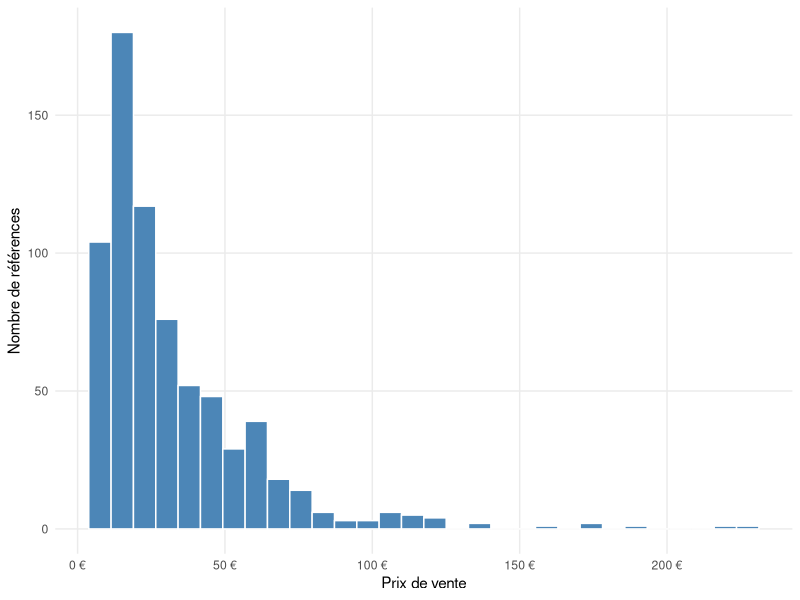
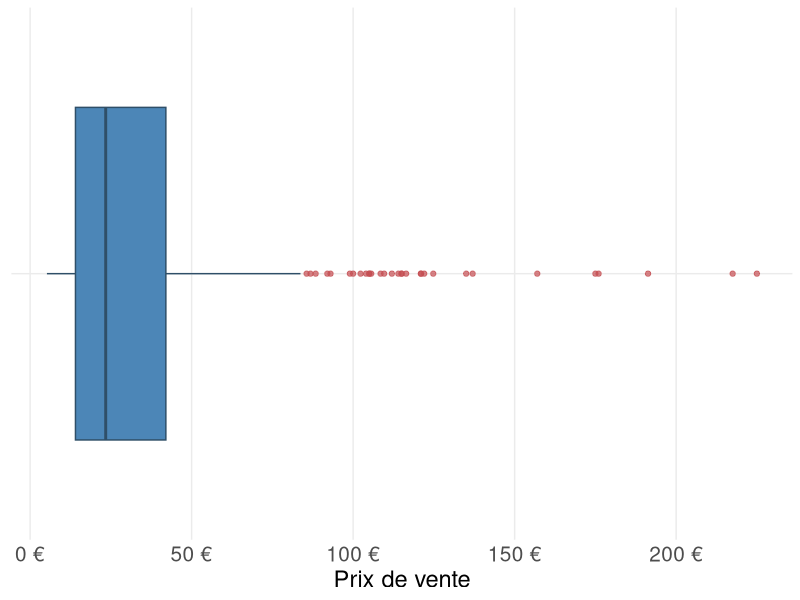
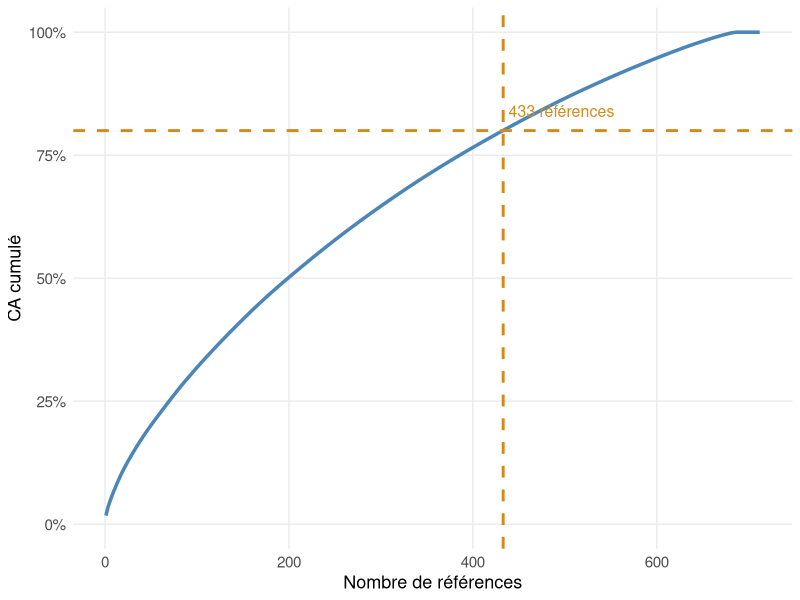
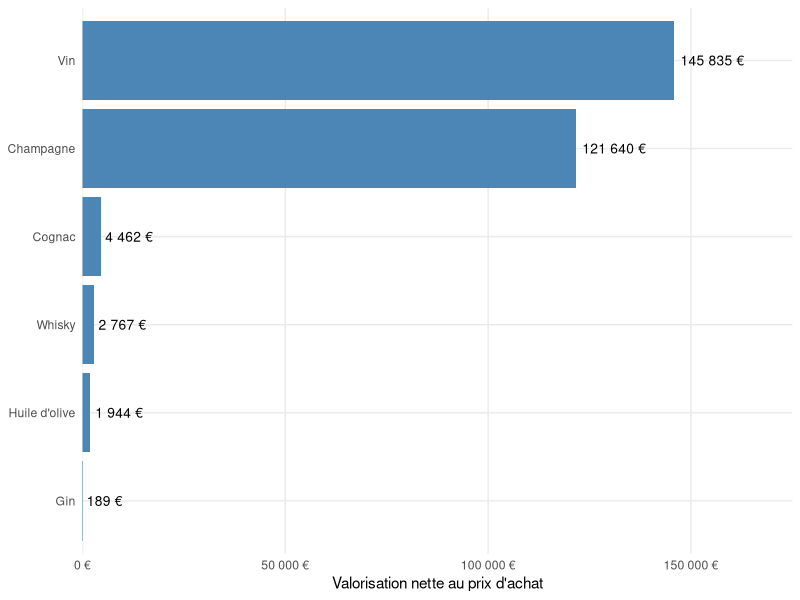
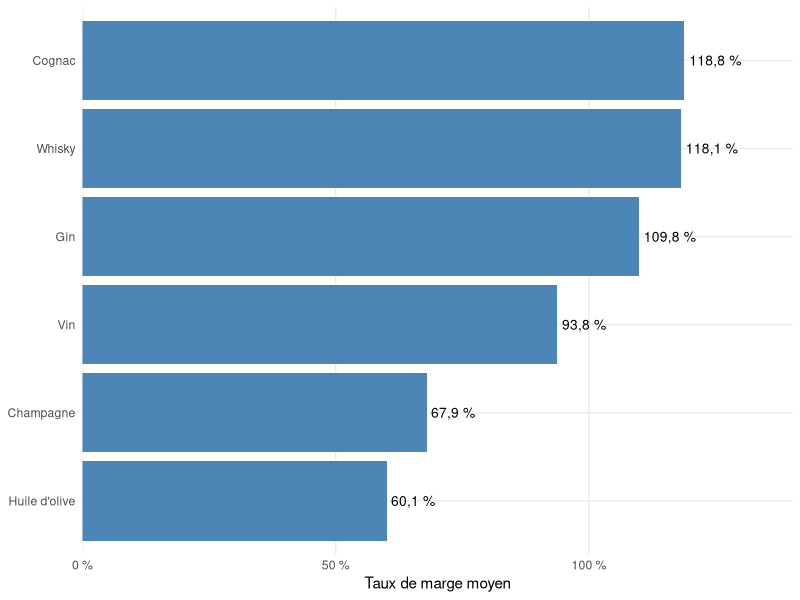
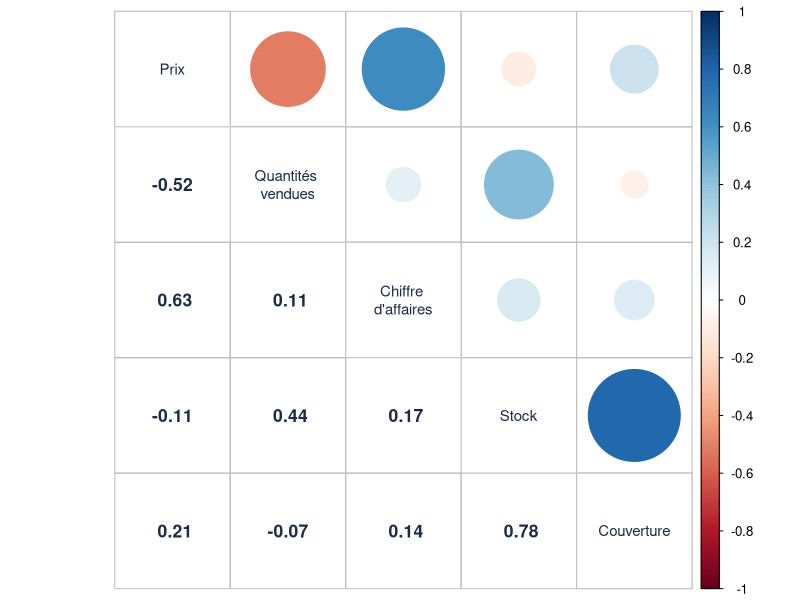

Write the R code that produced these figures, in order.
## ---- chunk 1
#| label: preparation_presentation
#| include: false
#| message: false
#| warning: false

library(readxl)
library(dplyr)
library(ggplot2)
library(tidyr)
library(corrplot)

# Importer la vue préparée correspondant au périmètre ERP–Web joint.
# Cette table sert aux analyses, aux graphiques et aux indicateurs de la présentation.
df_presentation <- read_excel(
  "doc/df_analyse_bottleneck.xlsx"
)

# Importer les sources brutes uniquement pour les contrôles présentés
# sur les diapositives consacrées à la qualité des données.
web_raw <- read_excel(
  "data_raw/web.xlsx"
)

erp_raw <- read_excel(
  "data_raw/erp.xlsx"
)

# Calculer les colonnes de marge nécessaires à la présentation.
df_presentation <- df_presentation |>
  mutate(
    marge_unitaire_ht = prix_vente_corrige_ht - prix_achat_ht,
    marge_totale_ht = marge_unitaire_ht * quantite_vendue_octobre
  )

# Vérifier la présence des colonnes nécessaires.
colonnes_requises <- c(
  "nom_produit",
  "type_produit",
  "prix_vente_corrige_ht",
  "chiffre_affaires_ht",
  "quantite_vendue_octobre",
  "quantite_en_stock",
  "valeur_stock_prix_achat_ht",
  "marge_unitaire_ht",
  "marge_totale_ht"
)

colonnes_manquantes <- setdiff(
  colonnes_requises,
  names(df_presentation)
)

if (length(colonnes_manquantes) > 0) {
  stop(
    paste(
      "Colonnes manquantes dans df_presentation :",
      paste(colonnes_manquantes, collapse = ", ")
    )
  )
}

# Slide 5 -------------------------------------------------------------

# Identifier les types de contenu présents dans l'export WordPress.
distribution_post_type <- web_raw |>
  count(post_type, sort = TRUE)

# Conserver uniquement les fiches produit.
web_produits_brut <- web_raw |>
  filter(post_type == "product")

# Isoler les fiches produit sans SKU.
sku_manquants_produits <- web_produits_brut |>
  filter(is.na(sku))

# Synthétiser l'impact commercial des produits sans SKU.
profil_sku_manquants <- sku_manquants_produits |>
  summarise(
    produits_sans_sku = n(),
    produits_ventes_positives = sum(total_sales > 0, na.rm = TRUE),
    quantite_vendue_positive = sum(
      if_else(total_sales > 0, total_sales, 0),
      na.rm = TRUE
    ),
    produits_ventes_negatives = sum(total_sales < 0, na.rm = TRUE),
    quantite_vendue_negative = sum(
      if_else(total_sales < 0, total_sales, 0),
      na.rm = TRUE
    )
  )

# Slide 6 -------------------------------------------------------------

# Contrôler les prix dans la source ERP brute,
# avant correction et avant les jointures.
controle_prix_vente_presentation <- erp_raw |>
  summarise(
    prix_vente_manquants = sum(is.na(price)),
    prix_vente_nuls = sum(price == 0, na.rm = TRUE),
    prix_vente_negatifs = sum(price < 0, na.rm = TRUE),
    prix_vente_min = min(price, na.rm = TRUE),
    prix_vente_max = max(price, na.rm = TRUE)
  )

# Préparer le tableau vertical destiné à la slide.
controle_erp_presentation <- controle_prix_vente_presentation |>
  pivot_longer(
    cols = everything(),
    names_to = "Indicateur",
    values_to = "Valeur"
  ) |>
  mutate(
    Indicateur = recode(
      Indicateur,
      prix_vente_manquants = "Prix manquants",
      prix_vente_nuls = "Prix nuls",
      prix_vente_negatifs = "Prix négatifs",
      prix_vente_min = "Prix minimum",
      prix_vente_max = "Prix maximum"
    )
  )

# Slide 9 -------------------------------------------------------------

donnees_prix_presentation <- df_presentation |>
  filter(!is.na(prix_vente_corrige_ht))

resume_prix_presentation <- donnees_prix_presentation |>
  summarise(
    minimum = min(prix_vente_corrige_ht, na.rm = TRUE),
    mediane = median(prix_vente_corrige_ht, na.rm = TRUE),
    moyenne = mean(prix_vente_corrige_ht, na.rm = TRUE),
    maximum = max(prix_vente_corrige_ht, na.rm = TRUE)
  )

graphique_distribution_prix <- ggplot(
  donnees_prix_presentation,
  aes(x = prix_vente_corrige_ht)
) +
  geom_histogram(
    bins = 30,
    fill = "#4C86B7",
    color = "white"
  ) +
  scale_x_continuous(
    labels = scales::label_number(
      decimal.mark = ",",
      big.mark = " ",
      suffix = " €"
    )
  ) +
  labs(
    x = "Prix de vente",
    y = "Nombre de références"
  ) +
  theme_minimal() +
  theme(panel.grid.minor = element_blank())

# Slide 10 ------------------------------------------------------------

graphique_boxplot_prix <- ggplot(
  donnees_prix_presentation,
  aes(x = prix_vente_corrige_ht, y = "")
) +
  geom_boxplot(
    fill = "#4C86B7",
    color = "#2F4F68",
    outlier.color = "#C44E52",
    outlier.alpha = 0.7
  ) +
  scale_x_continuous(
    labels = scales::label_number(
      decimal.mark = ",",
      big.mark = " ",
      suffix = " €"
    )
  ) +
  labs(
    x = "Prix de vente",
    y = NULL
  ) +
  theme_minimal() +
  theme(
    axis.title.x = element_text(size = 17),
    axis.text.x = element_text(size = 15),
    axis.text.y = element_blank(),
    axis.ticks.y = element_blank(),
    panel.grid.minor = element_blank()
  )

# Slide 11 ------------------------------------------------------------

kpi_commerciaux <- df_presentation |>
  summarise(
    ca_total_ht = sum(chiffre_affaires_ht, na.rm = TRUE),
    quantites_vendues = sum(quantite_vendue_octobre, na.rm = TRUE),
    references_vendues = sum(
      quantite_vendue_octobre > 0,
      na.rm = TRUE
    ),
    references_catalogue = n()
  )

# Slide 12 ------------------------------------------------------------

top_10_ca_presentation <- df_presentation |>
  filter(!is.na(chiffre_affaires_ht)) |>
  arrange(desc(chiffre_affaires_ht)) |>
  slice_head(n = 10)

pareto_ca_presentation <- df_presentation |>
  filter(!is.na(chiffre_affaires_ht)) |>
  arrange(desc(chiffre_affaires_ht)) |>
  mutate(
    rang = row_number(),
    part_ca_cumulee = cumsum(chiffre_affaires_ht) /
      sum(chiffre_affaires_ht, na.rm = TRUE)
  )

nombre_references_80_ca <- pareto_ca_presentation |>
  filter(part_ca_cumulee >= 0.80) |>
  slice_head(n = 1) |>
  pull(rang)

pareto_quantite_presentation <- df_presentation |>
  filter(!is.na(quantite_vendue_octobre)) |>
  arrange(desc(quantite_vendue_octobre)) |>
  mutate(
    rang = row_number(),
    part_quantite_cumulee = cumsum(quantite_vendue_octobre) /
      sum(quantite_vendue_octobre, na.rm = TRUE)
  )

nombre_references_80_quantite <- pareto_quantite_presentation |>
  filter(part_quantite_cumulee >= 0.80) |>
  slice_head(n = 1) |>
  pull(rang)

resume_contribution_presentation <- tibble::tibble(
  ca_total = sum(
    pareto_ca_presentation$chiffre_affaires_ht,
    na.rm = TRUE
  ),
  quantites_totales = sum(
    pareto_quantite_presentation$quantite_vendue_octobre,
    na.rm = TRUE
  ),
  references_80_ca = nombre_references_80_ca,
  part_catalogue_80_ca = nombre_references_80_ca / nrow(df_presentation),
  references_80_quantite = nombre_references_80_quantite,
  part_catalogue_80_quantite = nombre_references_80_quantite /
    nrow(df_presentation)
)

graphique_pareto_ca_presentation <- ggplot(
  pareto_ca_presentation,
  aes(
    x = rang,
    y = part_ca_cumulee
  )
) +
  geom_line(
    color = "#4C86B7",
    linewidth = 1.2
  ) +
  geom_hline(
    yintercept = 0.80,
    color = "#D4891A",
    linetype = "dashed",
    linewidth = 1
  ) +
  geom_vline(
    xintercept = nombre_references_80_ca,
    color = "#D4891A",
    linetype = "dashed",
    linewidth = 1
  ) +
  annotate(
    "text",
    x = nombre_references_80_ca,
    y = 0.84,
    label = paste0(
      nombre_references_80_ca,
      " références"
    ),
    color = "#D4891A",
    hjust = -0.05,
    size = 4
  ) +
  scale_x_continuous(
    labels = scales::label_number(
      big.mark = " ",
      decimal.mark = ","
    )
  ) +
  scale_y_continuous(
    limits = c(0, 1),
    labels = scales::label_percent(
      accuracy = 1,
      decimal.mark = ","
    )
  ) +
  labs(
    x = "Nombre de références",
    y = "CA cumulé"
  ) +
  theme_minimal() +
  theme(
    axis.title.x = element_text(size = 13),
    axis.title.y = element_text(size = 13),
    axis.text.x = element_text(size = 11),
    axis.text.y = element_text(size = 11),
    panel.grid.minor = element_blank()
  )

# Slide 13 ------------------------------------------------------------

# Préparer les données nécessaires à l'analyse du stock
df_stock_presentation <- df_presentation |>
  mutate(
    # Remplacer les types de produit manquants par une catégorie explicite
    type_produit = coalesce(
      type_produit,
      "Non renseigné"
    ),

    # Estimer la couverture théorique du stock en mois
    couverture_stock_mois = if_else(
      !is.na(quantite_vendue_octobre) &
        quantite_vendue_octobre > 0 &
        !is.na(quantite_en_stock) &
        quantite_en_stock >= 0,
      quantite_en_stock / quantite_vendue_octobre,
      NA_real_
    )
  )

# Calculer la valorisation du stock par type de produit
valorisation_type_presentation <- df_stock_presentation |>
  group_by(type_produit) |>
  summarise(
    valeur_stock = sum(
      valeur_stock_prix_achat_ht,
      na.rm = TRUE
    ),
    .groups = "drop"
  ) |>
  arrange(desc(valeur_stock))

# Calculer la part de la valorisation portée par le vin et le champagne
part_vin_champagne <- valorisation_type_presentation |>
  filter(
    type_produit %in% c("Vin", "Champagne")
  ) |>
  summarise(
    part = sum(valeur_stock, na.rm = TRUE) /
      sum(
        valorisation_type_presentation$valeur_stock,
        na.rm = TRUE
      )
  ) |>
  pull(part)

# Calculer les indicateurs principaux du stock
kpi_stock_presentation <- df_stock_presentation |>
  summarise(
    valorisation_totale = sum(
      valeur_stock_prix_achat_ht,
      na.rm = TRUE
    ),
    couverture_mediane = median(
      couverture_stock_mois,
      na.rm = TRUE
    )
  ) |>
  mutate(
    part_vin_champagne = part_vin_champagne
  )

# Créer le graphique de valorisation du stock par type de produit
graphique_valorisation_type_presentation <- ggplot(
  valorisation_type_presentation,
  aes(
    x = reorder(type_produit, valeur_stock),
    y = valeur_stock
  )
) +
  geom_col(
    fill = "#4C86B7"
  ) +
  geom_text(
    aes(
      label = scales::number(
        valeur_stock,
        accuracy = 1,
        decimal.mark = ",",
        big.mark = " ",
        suffix = " €"
      )
    ),
    hjust = -0.1,
    size = 3.5
  ) +
  coord_flip() +
  scale_y_continuous(
    labels = scales::label_number(
      decimal.mark = ",",
      big.mark = " ",
      suffix = " €"
    ),
    expand = expansion(
      mult = c(0, 0.20)
    )
  ) +
  labs(
    x = NULL,
    y = "Valorisation nette au prix d'achat"
  ) +
  theme_minimal() +
  theme(
    panel.grid.minor = element_blank()
  )

# Slide 14 ------------------------------------------------------------

# Calculer le taux de marge pour chaque référence
df_marge_presentation <- df_presentation |>
  mutate(
    taux_marge = if_else(
      !is.na(prix_achat_ht) &
        prix_achat_ht > 0 &
        !is.na(prix_vente_corrige_ht),
      (prix_vente_corrige_ht - prix_achat_ht) /
        prix_achat_ht * 100,
      NA_real_
    )
  )

# Conserver les références dont le taux de marge est positif ou nul
df_marge_positive_presentation <- df_marge_presentation |>
  filter(
    !is.na(taux_marge),
    taux_marge >= 0
  )

# Calculer le taux de marge moyen par type de produit
taux_marge_type_presentation <- df_marge_positive_presentation |>
  filter(!is.na(type_produit)) |>
  group_by(type_produit) |>
  summarise(
    taux_marge_moyen = mean(
      taux_marge,
      na.rm = TRUE
    ),
    nombre_references = n(),
    .groups = "drop"
  ) |>
  arrange(desc(taux_marge_moyen))

# Calculer les indicateurs principaux de marge
kpi_marge_presentation <- df_marge_presentation |>
  summarise(
    marge_totale_octobre = sum(
      marge_totale_ht,
      na.rm = TRUE
    ),
    taux_marge_moyen = mean(
      taux_marge[taux_marge >= 0],
      na.rm = TRUE
    ),
    references_marge_negative = sum(
      taux_marge < 0,
      na.rm = TRUE
    ),
    taux_marge_maximum = max(
      taux_marge,
      na.rm = TRUE
    ),
    taux_marge_minimum_positif = min(
      taux_marge[taux_marge >= 0],
      na.rm = TRUE
    )
  )

# Identifier les catégories présentant les taux moyens
# le plus élevé et le plus faible
categorie_taux_marge_max <- taux_marge_type_presentation |>
  slice_max(
    taux_marge_moyen,
    n = 1,
    with_ties = FALSE
  )

categorie_taux_marge_min <- taux_marge_type_presentation |>
  slice_min(
    taux_marge_moyen,
    n = 1,
    with_ties = FALSE
  )

# Créer le graphique du taux de marge moyen par type de produit
graphique_taux_marge_type_presentation <- ggplot(
  taux_marge_type_presentation,
  aes(
    x = reorder(type_produit, taux_marge_moyen),
    y = taux_marge_moyen
  )
) +
  geom_col(
    fill = "#4C86B7"
  ) +
  geom_text(
    aes(
      label = scales::number(
        taux_marge_moyen,
        accuracy = 0.1,
        decimal.mark = ",",
        big.mark = " ",
        suffix = " %"
      )
    ),
    hjust = -0.1,
    size = 3.5
  ) +
  coord_flip() +
  scale_y_continuous(
    labels = scales::label_number(
      accuracy = 1,
      decimal.mark = ",",
      big.mark = " ",
      suffix = " %"
    ),
    expand = expansion(
      mult = c(0, 0.18)
    )
  ) +
  labs(
    x = NULL,
    y = "Taux de marge moyen"
  ) +
  theme_minimal() +
  theme(
    panel.grid.minor = element_blank()
  )

# Slide 15 ------------------------------------------------------------

donnees_correlation_presentation <- df_presentation |>
  select(
    prix_vente_corrige_ht,
    quantite_vendue_octobre,
    chiffre_affaires_ht,
    quantite_en_stock,
    couverture_estimee_mois
  )

matrice_correlation_presentation <- donnees_correlation_presentation |>
  cor(use = "pairwise.complete.obs")

resume_correlation_presentation <- tibble::tibble(
  correlation_prix_ventes = matrice_correlation_presentation[
    "prix_vente_corrige_ht",
    "quantite_vendue_octobre"
  ],
  correlation_prix_ca = matrice_correlation_presentation[
    "prix_vente_corrige_ht",
    "chiffre_affaires_ht"
  ],
  correlation_stock_ventes = matrice_correlation_presentation[
    "quantite_en_stock",
    "quantite_vendue_octobre"
  ]
)

noms_correlation <- c(
  "Prix",
  "Quantités \nvendues",
  "Chiffre \nd'affaires",
  "Stock",
  "Couverture"
)

colnames(matrice_correlation_presentation) <- noms_correlation
rownames(matrice_correlation_presentation) <- noms_correlation

## ---- chunk 2
#| echo: false
#| warning: false
#| message: false

knitr::kable(
  distribution_post_type,
  col.names = c("Type", "Nombre"),
  align = c("l", "r")
)
## ---- chunk 3
#| echo: false
#| warning: false
#| message: false

profil_sku_presentation <- profil_sku_manquants |>
  select(
    produits_sans_sku,
    produits_ventes_positives,
    produits_ventes_negatives
  )

knitr::kable(
  profil_sku_presentation,
  col.names = c(
    "Produits sans SKU",
    "Avec ventes +",
    "Avec ventes -"
  ),
  align = "r"
)
## ---- chunk 4
#| echo: false
#| warning: false
#| message: false

knitr::kable(
  controle_erp_presentation,
  col.names = c("Indicateur", "Valeur"),
  align = c("l", "r")
)
## ---- chunk 5
#| label: histogramme_prix_presentation
#| echo: false
#| fig-width: 9
#| fig-height: 5

graphique_distribution_prix
## ---- chunk 6
#| label: boxplot_prix_presentation
#| echo: false
#| fig-width: 18
#| fig-height: 5.5

graphique_boxplot_prix
## ---- chunk 7
#| label: pareto_ca_presentation
#| echo: false
#| fig-width: 9
#| fig-height: 5.5

graphique_pareto_ca_presentation
## ---- chunk 8
#| label: valorisation_stock_presentation
#| echo: false
#| fig-width: 9
#| fig-height: 5.5

graphique_valorisation_type_presentation
## ---- chunk 9
#| label: taux_marge_type_presentation
#| echo: false
#| fig-width: 9
#| fig-height: 5.5

graphique_taux_marge_type_presentation
## ---- chunk 10
#| label: correlation_presentation
#| echo: false
#| warning: false
#| message: false
#| fig-width: 8
#| fig-height: 6

corrplot::corrplot.mixed(
  matrice_correlation_presentation,
  lower = "number",
  upper = "circle",
  tl.col = "#1B2A4A",
  tl.cex = 0.9,
  number.cex = 1.05,
  lower.col = "#1B2A4A",
  number.digits = 2,
  diag = "n"
)
